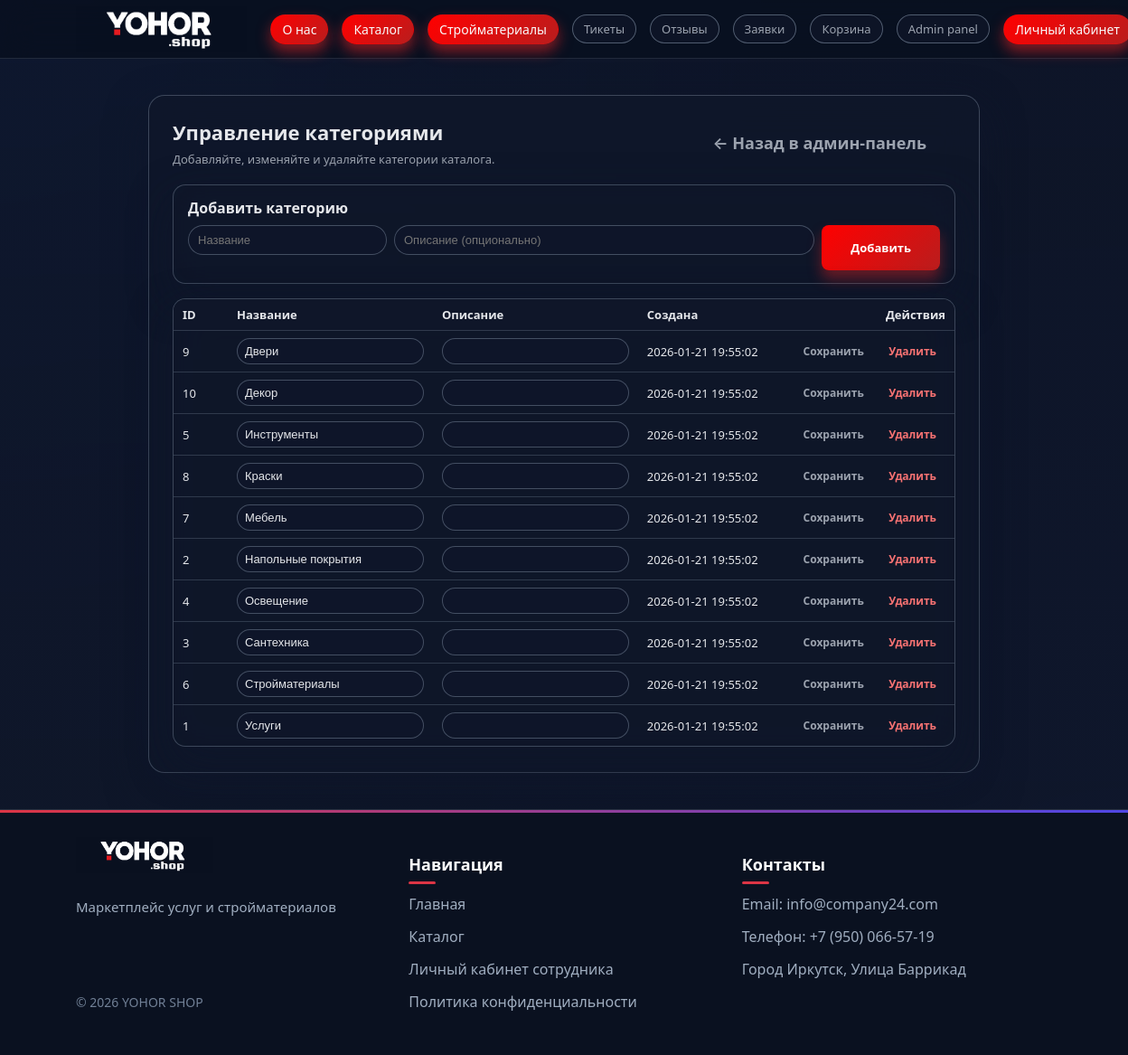
The app's page /admin/categories (signed in) with its own data.
### tables this page shows
CREATE TABLE categories (
            id INTEGER PRIMARY KEY AUTOINCREMENT,
            name TEXT NOT NULL UNIQUE,
            description TEXT,
            created_at TIMESTAMP DEFAULT CURRENT_TIMESTAMP
        );

### app.py (the view)
@app.route('/admin/categories')
@login_required
def manage_categories():
    user_role = session.get('user_role')
    if user_role != 'admin':
        flash('Доступ к управлению категориями запрещён.', 'danger')
        return redirect(url_for('index'))
    categories = get_all_categories()
    return render_template('manage_categories.html', categories=categories)

### app.py (called while the page is built)
def login_required(f):
    @wraps(f)
    def decorated_function(*args, **kwargs):
        if 'user_id' not in session:
            flash('Вы должны войти в систему!', 'warning')
            return redirect(url_for('login'))
        return f(*args, **kwargs)
    return decorated_function

@app.context_processor
def inject_user():
    user_id = session.get('user_id')
    cart_count = 0
    active_tickets_count = 0
    if user_id:
        cart_items = get_cart_items(user_id)
        cart_count = len(cart_items)
    try:
        active_tickets_count = count_active_tickets()
    except Exception:
        active_tickets_count = 0
    return dict(
        user_id=user_id,
        user_name=session.get('user_name'),
        user_role=session.get('user_role'),
        cart_count=cart_count,
        active_tickets_count=active_tickets_count,
        categories=get_all_categories(),
    )

@app.context_processor
def inject_user():
    user_id = session.get('user_id')
    cart_count = 0
    active_applications_count = 0
    if user_id:
        cart_items = get_cart_items(user_id)
        cart_count = len(cart_items)
    try:
        active_applications_count = count_active_applications()
    except Exception:
        active_applications_count = 0
    return dict(
        user_id=user_id,
        user_name=session.get('user_name'),
        user_role=session.get('user_role'),
        cart_count=cart_count,
        active_applications_count=active_applications_count,
        categories=get_all_categories(),
    )

### db.py (called while the page is built)
def get_db_connection(db_name='software_shop.db'):
    conn = sqlite3.connect(db_name)
    conn.row_factory = sqlite3.Row
    return conn

def count_active_tickets(db_name="software_shop.db") -> int:
    conn = get_db_connection(db_name)
    try:
        cur = conn.cursor()
        row = cur.execute(
            """
            SELECT COUNT(*) AS cnt
            FROM support_tickets
            WHERE status IN ('new', 'in_progress')
            """
        ).fetchone()
        return row["cnt"]
    finally:
        conn.close()

def get_all_categories(db_name='software_shop.db') -> List[sqlite3.Row]:
    conn = get_db_connection(db_name)
    try:
        cursor = conn.cursor()
        categories = cursor.execute('SELECT * FROM categories ORDER BY name').fetchall()
        return categories
    finally:
        conn.close()

### templates/manage_categories.html (shortened to what this page needs)
<!DOCTYPE html>
<html lang="ru">
<head>
    <link rel="stylesheet" href="{{ url_for('static', filename='style.css') }}">
</head>
<body>
    <header class="header">
        <div class="container">
            <div class="nav">
                <a href="{{ url_for('index') }}" class="logo">
                    <img src="{{ url_for('static', filename='logo.png') }}" alt="YOHOR SHOP" class="logo-img">
                </a>
                <nav class="menu">
                    <a href="{{ url_for('description') }}" class="pill-link pill-link-primary">О нас</a>
                    <a href="{{ url_for('catalog') }}" class="pill-link pill-link-primary">Каталог</a>
                    <a href="{{ url_for('building_materials') }}" class="pill-link pill-link-primary">Стройматериалы</a>
                    {% if user_role in ['admin', 'moder'] %}
                    <a href="{{ url_for('admin_tickets', status='active') }}" class="menu-link pill-link">
                        Тикеты{% if active_tickets_count %} ({{ active_tickets_count }}){% endif %}
                    </a>
                    <a href="{{ url_for('admin_reviews') }}" class="menu-link pill-link">
                        Отзывы
                    </a>
                    <a href="{{ url_for('admin_applications') }}" class="menu-link pill-link">
                        Заявки{% if active_applications_count %} ({{ active_applications_count }}){% endif %}
                    </a>
                    <a href="{{ url_for('cart') }}" class="menu-link pill-link">
                        Корзина{% if cart_count %} ({{ cart_count }}){% endif %}
                    </a>
                    {% endif %}
                    {% if user_role == 'admin' %}
                    <a href="{{ url_for('admin_panel') }}" class="menu-link pill-link">
                        Admin panel
                    </a>
                    {% endif %}
                    {% if user_role in ['admin', 'moder'] %}
                    <a href="{{ url_for('account') }}" class="pill-link pill-link-primary">Личный кабинет</a>
                    {% endif %}
                </nav>
            </div>
        </div>
    </header>
    <main>
        <section class="section">
            <div class="container" style="max-width: 960px;">
                <div class="glass" style="padding: 24px 26px 28px; border-radius: 18px;">
                    <div
                        style="display: flex; justify-content: space-between; align-items: center; margin-bottom: 18px;">
                        <div>
                            <h1 style="margin: 0 0 6px; font-size: 22px;">
                                Управление категориями
                            </h1>
                            <p style="margin: 0; font-size: 13px; color: var(--text-muted);">
                                Добавляйте, изменяйте и удаляйте категории каталога.
                            </p>
                        </div>
                        {% if user_role == 'admin' %}
                        <a href="{{ url_for('admin_panel') }}" class="btn btn-ghost">
                            ← Назад в админ-панель
                        </a>
                        {% endif %}
                    </div>
                    <div class="glass" style="padding: 14px 16px; border-radius: 14px; margin-bottom: 16px;">
                        <h2 style="margin: 0 0 8px; font-size: 16px;">Добавить категорию</h2>
                        <form method="post" action="{{ url_for('add_category_route') }}"
                            style="display: flex; flex-wrap: wrap; gap: 8px; align-items: flex-start;">
                            <input type="text" name="name" placeholder="Название" required style="flex: 0 0 220px; padding: 8px 10px; border-radius: 999px;
                                      border: 1px solid rgba(148,163,184,0.4);
                                      background: rgba(15,23,42,0.9); color: var(--text-main); font-size: 13px;">
                            <input type="text" name="description" placeholder="Описание (опционально)" style="flex: 1 1 260px; padding: 8px 10px; border-radius: 999px;
                                      border: 1px solid rgba(148,163,184,0.4);
                                      background: rgba(15,23,42,0.9); color: var(--text-main); font-size: 13px;">
                            <button type="submit" class="btn btn-primary" style="font-size: 13px;">
                                Добавить
                            </button>
                        </form>
                    </div>
                    {% if categories %}
                    <div class="glass" style="border-radius: 14px; overflow: hidden;">
                        <table style="width: 100%; border-collapse: collapse; font-size: 13px;">
                            <thead>
                                <tr style="background: rgba(15,23,42,0.95);">
                                    <th style="text-align: left; padding: 8px 10px; width: 60px;">ID</th>
                                    <th style="text-align: left; padding: 8px 10px;">Название</th>
                                    <th style="text-align: left; padding: 8px 10px;">Описание</th>
                                    <th style="text-align: left; padding: 8px 10px;">Создана</th>
                                    <th style="text-align: right; padding: 8px 10px;">Действия</th>
                                </tr>
                            </thead>
                            <tbody>
                                {% for c in categories %}
                                <tr style="border-top: 1px solid rgba(148,163,184,0.25);">
                                    <td style="padding: 8px 10px;">{{ c['id'] }}</td>
                                    <td style="padding: 8px 10px;">
                                        <form method="post"
                                            action="{{ url_for('edit_category_route', category_id=c['id']) }}">
                                            <input type="text" name="name" value="{{ c['name'] }}" required
                                                style="width: 100%; padding: 6px 8px; border-radius: 999px;
                                                          border: 1px solid rgba(148,163,184,0.4);
                                                          background: rgba(15,23,42,0.9); color: var(--text-main); font-size: 13px;">
                                    </td>
                                    <td style="padding: 8px 10px;">
                                        <input type="text" name="description" value="{{ c['description'] or '' }}"
                                            style="width: 100%; padding: 6px 8px; border-radius: 999px;
                                                          border: 1px solid rgba(148,163,184,0.4);
                                                          background: rgba(15,23,42,0.9); color: var(--text-main); font-size: 13px;">
                                    </td>
                                    <td style="padding: 8px 10px;">{{ c['created_at'] }}</td>
                                    <td style="padding: 8px 10px; text-align: right; white-space: nowrap;">
                                        <button type="submit" class="btn btn-ghost"
                                            style="font-size: 12px; padding: 4px 10px;">
                                            Сохранить
                                        </button>
                                        <form method="post"
                                            action="{{ url_for('delete_category_route', category_id=c['id']) }}"
                                            style="display: inline-block; margin-left: 4px;"
                                            onsubmit="return confirm('Удалить категорию {{ c['name'] }}?');">
                                            <button type="submit" class="btn btn-ghost"
                                                style="font-size: 12px; padding: 4px 10px; color:#f97373;">
                                                Удалить
                                            </button>
                                        </form>
                                    </td>
                                </tr>
                                {% endfor %}
                            </tbody>
                        </table>
                    </div>
                    {% else %}
                    <p style="font-size: 14px; color: var(--text-muted);">
                        Категорий пока нет.
                    </p>
                    {% endif %}
                </div>
            </div>
        </section>
    </main>
    <footer class="footer">
        <div class="container">
            <div class="footer__inner">
                <div class="footer__col">
                    <a href="{{ url_for('index') }}" class="logo logo--footer">
                        <img src="{{ url_for('static', filename='logo.png') }}"  alt="YOHOR SHOP" class="logo__image">
                    </a>
                    <p class="footer__text">Маркетплейс услуг и стройматериалов</p>
                    <p class="footer__copyright">© 2026 YOHOR SHOP</p>
                </div>
                <div class="footer__col">
                    <h3 class="footer__title">
                        Навигация</h3>
                    <ul class="footer__list">
                        <li><a href="{{ url_for('index') }}">Главная</a></li>
                        <li><a href="{{ url_for('catalog') }}">Каталог</a></li>
                        <li><a href="{{ url_for('login') }}">Личный кабинет сотрудника</a></li>
                        <li><a href="{{ url_for('privacy_policy') }}">Политика конфиденциальности</a></li>
                    </ul>
                </div>
                <div class="footer__col">
                    <h3 class="footer__title">Контакты</h3>
                    <ul class="footer__list">
                        <li>Email: info@company24.com</li>
                        <li>Телефон: +7 (950) 066-57-19</li>
                        <li>Город Иркутск, Улица Баррикад</li>
                    </ul>
                </div>
            </div>
        </div>
    </footer>
</body>
</html>

### records on screen
categories: id "9", name "Двери", created_at "2026-01-21 19:55:02"
categories: id "10", name "Декор", created_at "2026-01-21 19:55:02"
categories: id "5", name "Инструменты", created_at "2026-01-21 19:55:02"
categories: id "8", name "Краски", created_at "2026-01-21 19:55:02"
categories: id "7", name "Мебель", created_at "2026-01-21 19:55:02"
categories: id "2", name "Напольные покрытия", created_at "2026-01-21 19:55:02"
categories: id "4", name "Освещение", created_at "2026-01-21 19:55:02"
categories: id "3", name "Сантехника", created_at "2026-01-21 19:55:02"
categories: id "6", name "Стройматериалы", created_at "2026-01-21 19:55:02"
categories: id "1", name "Услуги", created_at "2026-01-21 19:55:02"
